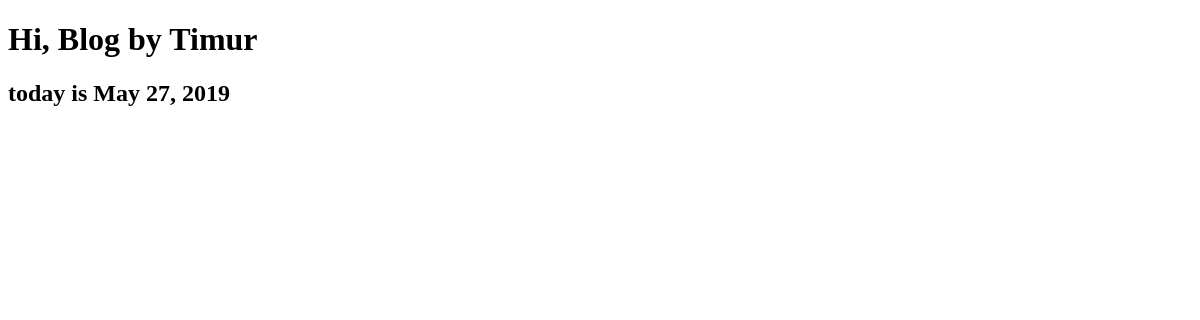
Page /home/ on the earlier database version.
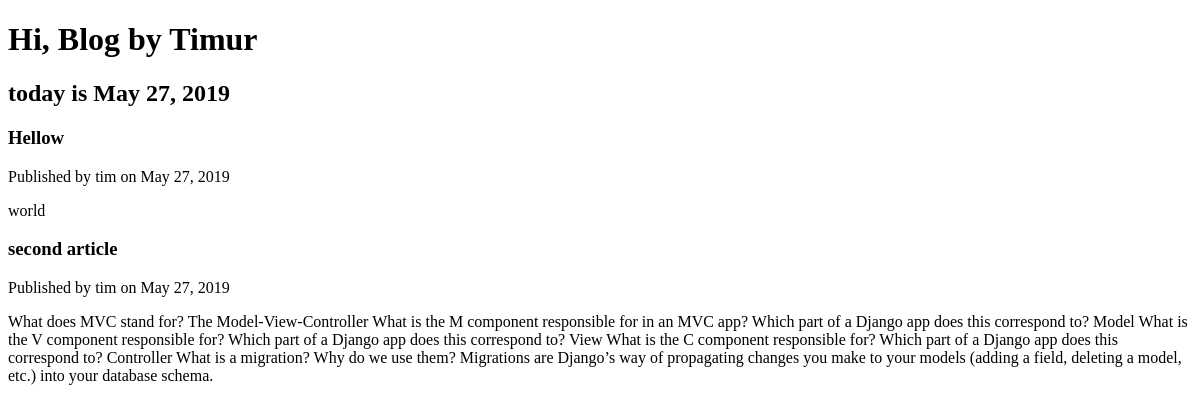
Same page on the later database version.
### my_first_web_app/models.py (models this page shows, shortened)
class Article(models.Model):
    title = models.CharField(max_length=255)
    body = models.TextField()
    draft = models.BooleanField(default=True)
    published_date = models.DateField()
    author = models.CharField(max_length=255)

### my_first_web_app/views.py (the view)
# urls.py: path('home/', home_page),
def home_page(request):
  return render(request, 'index.html', {
    'articles': Article.objects.filter(draft=False).order_by('published_date'),
    'date': date.today(),
    'name': 'Blog by Timur'
    })

### my_first_web_app/templates/index.html (shortened to what this page needs)
<!DOCTYPE html>
<html lang="en">
<head>
</head>
<body>
    <h1>Hi, {{ name }}</h1>
    <h2>today is {{ date }}</h2>
    <section>
        {% for article in articles %}
        <h3>{{ article.title }}</h3>
        <p>Published by {{ article.author }} on {{ article.published_date }}</p>
        <p>{{ article.body }}</p>
        {% endfor %}
    </section>
</body>
  </html>

Differences in the rows shown:
added Article: title "Hellow", author "tim", published_date "May 27, 2019", body "world"
added Article: title "second article", author "tim", published_date "May 27, 2019", body "What does MVC stand for? The Model-View-Controller What is the M component responsible for in an MVC app? Which part of a Django app does this correspond to? Model What is the V component responsible for? Which part of a Django app does this correspond to? View What is the C component responsible for? Which part of a Django app does this correspond to? Controller What is a migration? Why do we use them? Migrations are Django’s way of propagating changes you make to your models (adding a field, deleting a model, etc.) into your database schema."
